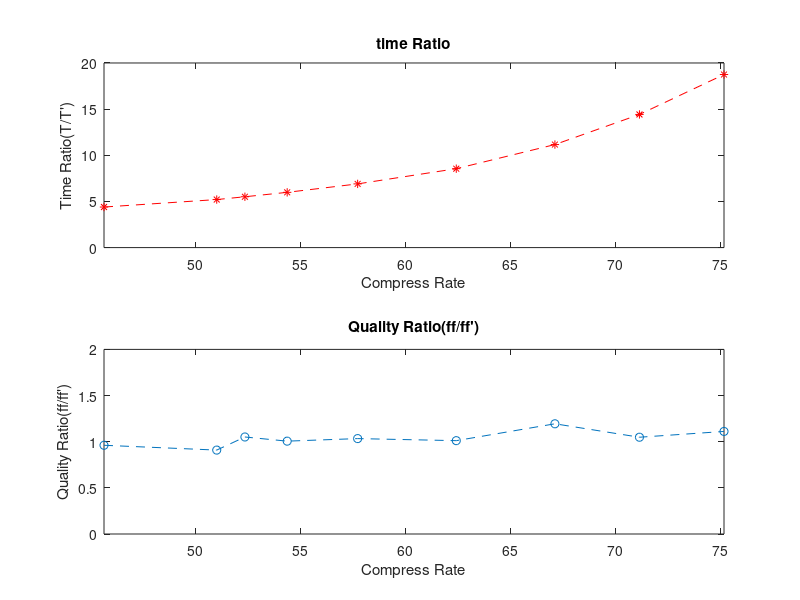

The MATLAB script that drew this image:
nodesInFull = 149*ones(1,9);
nodesInComp = [81 63 71 68 73 56 49 43 37];
compRate = (nodesInFull - nodesInComp)./nodesInFull*100;

compNodeP = nodesInComp./nodesInFull;
timeComp = [1208.4 758 962.7 883.1 1017.8 598.9 458.5 353.1 261.5];
timeFull = [5310 5231 5302 5286 5297 5120 5118 5093 4903];
timeRatio = timeFull./timeComp;
ff_full = [22.3 12.3 10.3 17 12 9 8 13 15];
ff_comp = [23.2 11.9 9.8 16.9 13.2 8.9 6.7 12.4 13.5];
qualityRatio = ff_full./ff_comp;
[compRate,I] = sort(compRate);
timeRatio = timeRatio(I);
qualityRatio = qualityRatio(I);
figure(1)
subplot(2,1,1);
plot(compRate,timeRatio,'r*--');
title("time Ratio");
xlabel('Compress Rate');
ylabel("Time Ratio(T/T')");
axis([min(compRate),max(compRate),0, 20]);
subplot(2,1,2);
plot(compRate,qualityRatio,'o--');
title("Quality Ratio(ff/ff')");
xlabel('Compress Rate');
ylabel("Quality Ratio(ff/ff')");
axis([min(compRate),max(compRate),0, 2]);

disp("Elapsed time is 123.23213 seconds.")